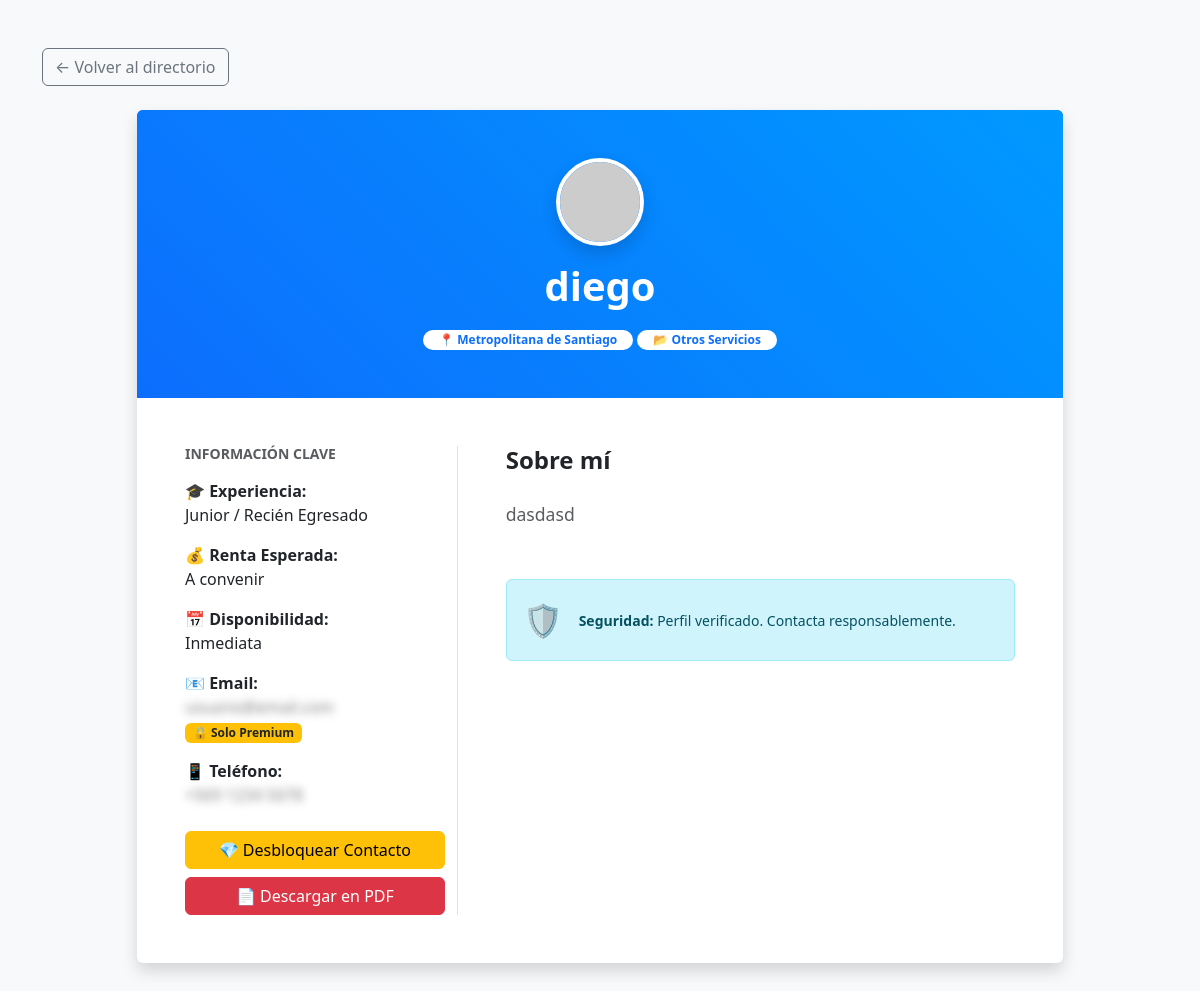
The app's page /candidato/2/ with its own data.
### empleos/models.py (models this page shows, shortened)
class Candidato(models.Model):
    usuario = models.OneToOneField(User, on_delete=models.CASCADE, null=True, blank=True, related_name='candidato')
    nombre = models.CharField(max_length=100, blank=True, null=True)
    titular = models.CharField(max_length=100, blank=True, null=True)
    rubro = models.CharField(max_length=4, choices=RUBROS_CHILE, default='OTR', blank=True, null=True)
    foto = models.ImageField(upload_to=renombrar_foto, null=True, blank=True)
    video = models.FileField(upload_to='videos_candidatos/', null=True, blank=True, validators=[FileExtensionValidator(['mp4', 'mov', 'avi']), validar_video])
    pretension_renta = models.PositiveIntegerField(null=True, blank=True)
    disponibilidad = models.CharField(max_length=50, default="Inmediata", blank=True, null=True)
    linkedin = models.URLField(blank=True, null=True)
    region = models.CharField(max_length=2, choices=REGIONES_CHILE, default='RM', blank=True, null=True)
    experiencia = models.CharField(max_length=3, choices=NIVEL_EXPERIENCIA, default='JR', blank=True, null=True)
    telefono = models.CharField(max_length=20, blank=True, null=True)
    email = models.EmailField(blank=True, null=True)
    presentacion = models.TextField(blank=True, null=True)
    cv = models.FileField(upload_to=renombrar_archivo, null=True, blank=True, validators=[FileExtensionValidator(['pdf'])])
    publicado = models.BooleanField(default=False)
    fecha_creacion = models.DateTimeField(auto_now_add=True)

### empleos/views.py (the view)
# urls.py: path('candidato/<int:id>/', detalle_candidato, name='detalle_candidato'),
def detalle_candidato(request, id):
    candidato = get_object_or_404(Candidato, id=id)
    if not candidato.publicado: messages.error(request, "Perfil no disponible."); return redirect('candidatos')
    puede_ver_contacto = False
    if request.user.is_authenticated:
        if hasattr(request.user, 'candidato') and request.user.candidato.id == candidato.id: puede_ver_contacto = True
        elif hasattr(request.user, 'perfil_empresa') and request.user.perfil_empresa.es_premium: puede_ver_contacto = True
        elif request.user.is_staff: puede_ver_contacto = True
    return render(request, 'detalle_candidato.html', {'candidato': candidato, 'puede_ver_contacto': puede_ver_contacto})

### empleos/templates/detalle_candidato.html (shortened to what this page needs)
<!DOCTYPE html>
<html lang="es">
<head>
    <link href="https://cdn.jsdelivr.net/npm/bootstrap@5.3.0/dist/css/bootstrap.min.css" rel="stylesheet">
    {% load humanize %}
</head>
<body class="bg-light">
    <div class="container py-5">
        <a href="/candidatos/" class="btn btn-outline-secondary mb-4">← Volver al directorio</a>
        <div class="row justify-content-center">
            <div class="col-lg-10">
                <div class="card shadow border-0 overflow-hidden">
                    <div class="bg-primary text-white p-5 text-center" style="background: linear-gradient(45deg, #0d6efd, #0099ff);">
                        {% if candidato.foto %}<img src="{{ candidato.foto.url }}" class="rounded-circle border border-4 border-white shadow mb-3" style="width: 150px; height: 150px; object-fit: cover;">{% else %}<img src="https://ui-avatars.com/api/?name={{ candidato.nombre }}&size=150&background=fff&color=0d6efd" class="rounded-circle border border-4 border-white shadow mb-3">{% endif %}
                        <h1 class="fw-bold">{{ candidato.nombre }}</h1>
                        <div class="mt-3"><span class="badge bg-white text-primary rounded-pill px-3">📍 {{ candidato.get_region_display }}</span> <span class="badge bg-white text-primary rounded-pill px-3">📂 {{ candidato.get_rubro_display }}</span></div>
                    </div>
                    <div class="card-body p-5">
                        <div class="row">
                            <div class="col-md-4 border-end">
                                <h5 class="fw-bold text-uppercase text-muted small mb-3">Información Clave</h5>
                                <ul class="list-unstyled">
                                    <li class="mb-3"><strong>🎓 Experiencia:</strong><br>{{ candidato.get_experiencia_display }}</li>
                                    <li class="mb-3"><strong>💰 Renta Esperada:</strong><br>{% if candidato.pretension_renta %}${{ candidato.pretension_renta|intcomma }}{% else %}A convenir{% endif %}</li>
                                    <li class="mb-3"><strong>📅 Disponibilidad:</strong><br>{{ candidato.disponibilidad }}</li>
                                    <li class="mb-3">
                                        <strong>📧 Email:</strong><br>
                                        {% if puede_ver_contacto %}
                                            {{ candidato.email }}
                                        {% else %}
                                            <span class="blurred-text">usuario@email.com</span>
                                            <span class="badge bg-warning text-dark">🔒 Solo Premium</span>
                                        {% endif %}
                                    </li>
                                    <li class="mb-3">
                                        <strong>📱 Teléfono:</strong><br>
                                        {% if puede_ver_contacto %}
                                            {{ candidato.telefono }}
                                        {% else %}
                                            <span class="blurred-text">+569 1234 5678</span>
                                        {% endif %}
                                    </li>
                                </ul>
                                <div class="d-grid gap-2 mt-4">
                                    {% if puede_ver_contacto %}
                                        <a href="mailto:{{ candidato.email }}" class="btn btn-primary">✉️ Contactar</a>
                                    {% else %}
                                        <a href="/planes/" class="btn btn-warning">💎 Desbloquear Contacto</a>
                                    {% endif %}
                                    <a href="/candidato/{{ candidato.id }}/descargar/" class="btn btn-danger">📄 Descargar en PDF</a>
                                </div>
                            </div>
                            <div class="col-md-8 ps-md-5">
                                <h4 class="fw-bold mb-4">Sobre mí</h4>
                                <div class="lead text-muted" style="font-size: 1.1rem; line-height: 1.8;">{{ candidato.presentacion|linebreaks }}</div>
                                <div class="alert alert-info mt-5 d-flex align-items-center"><span class="fs-2 me-3">🛡️</span><div><small><strong>Seguridad:</strong> Perfil verificado. Contacta responsablemente.</small></div></div>
                            </div>
                        </div>
                    </div>
                </div>
            </div>
        </div>
    </div>
</body>
</html>

### empleos/templates/detalle_candidato.html (style rules this page uses)
.blurred-text { color: transparent; text-shadow: 0 0 8px rgba(0,0,0,0.5); user-select: none; }

### records on screen
Candidato: nombre "diego", region "Metropolitana de Santiago", rubro "Otros Servicios", experiencia "Junior / Recién Egresado", disponibilidad "Inmediata", presentacion "dasdasd"
